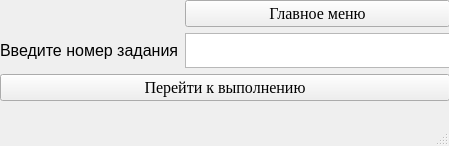
<?xml version="1.0" encoding="UTF-8"?>
<ui version="4.0">
 <class>Task</class>
 <widget class="QMainWindow" name="Task">
  <property name="geometry">
   <rect>
    <x>0</x>
    <y>0</y>
    <width>449</width>
    <height>146</height>
   </rect>
  </property>
  <property name="font">
   <font>
    <family>Times New Roman</family>
    <pointsize>12</pointsize>
   </font>
  </property>
  <property name="windowTitle">
   <string>MainWindow</string>
  </property>
  <widget class="QWidget" name="centralwidget">
   <widget class="QWidget" name="layoutWidget">
    <property name="geometry">
     <rect>
      <x>0</x>
      <y>0</y>
      <width>450</width>
      <height>101</height>
     </rect>
    </property>
    <layout class="QGridLayout" name="gridLayout">
     <item row="0" column="1">
      <widget class="QPushButton" name="pushButton_2">
       <property name="text">
        <string>Главное меню</string>
       </property>
      </widget>
     </item>
     <item row="1" column="0">
      <widget class="QLabel" name="label">
       <property name="font">
        <font>
         <family>MS Sans Serif</family>
         <pointsize>12</pointsize>
         <weight>50</weight>
         <bold>false</bold>
        </font>
       </property>
       <property name="text">
        <string>Введите номер задания</string>
       </property>
      </widget>
     </item>
     <item row="1" column="1">
      <widget class="QTextEdit" name="textEdit"/>
     </item>
     <item row="2" column="0" colspan="2">
      <widget class="QPushButton" name="pushButton">
       <property name="text">
        <string>Перейти к выполнению</string>
       </property>
      </widget>
     </item>
    </layout>
   </widget>
  </widget>
  <widget class="QMenuBar" name="menubar">
   <property name="geometry">
    <rect>
     <x>0</x>
     <y>0</y>
     <width>449</width>
     <height>25</height>
    </rect>
   </property>
  </widget>
  <widget class="QStatusBar" name="statusbar"/>
 </widget>
 <resources/>
 <connections/>
</ui>
